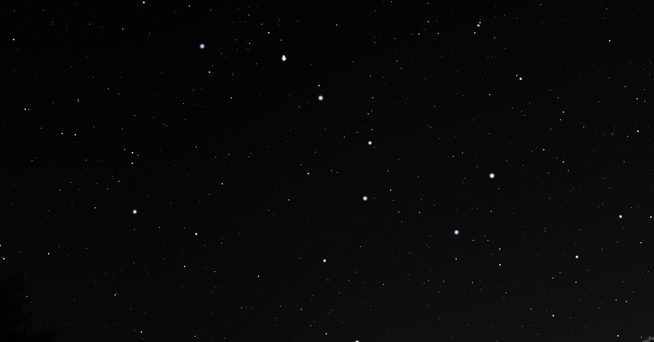
#> input picture stellarium/image2.png, 654 x 342 px, shrunk from 1863 x 974 before the run, found by its file name
$ python Detection.py
#> lines starting #> are read from the running program, lines starting #| are printed output that depends on the picture; after the words box and inside, x2 and y2 are one past the last pixel; in counts of white or black regions, pixels touching at a corner belong together; long printed decimals are rounded
#Detection of stars from the stellarium images

import numpy as np
from scipy.ndimage import gaussian_filter, label, center_of_mass
from PIL import Image
import matplotlib.pyplot as plt

#Image loading
def load_image(image_path):
#> called with image_path = './stellarium/image2.png'
    img = np.array(Image.open(image_path).convert('L'))  # Convert to grayscale
    return img.astype(np.float32)


#Detect stars
def detect_stars(img, sigma_thresh=3.0, min_size=2, max_stars=20):

#> called with sigma_thresh = 3, min_size = 2, max_stars = 20
    blurred = gaussian_filter(img, sigma=1.0)
    bg = np.median(blurred)
#> bg = 7.42
    thresh = bg + sigma_thresh * np.std(blurred)
#> thresh = 22.43

    #Binary mask and labeling
    binary = blurred > thresh
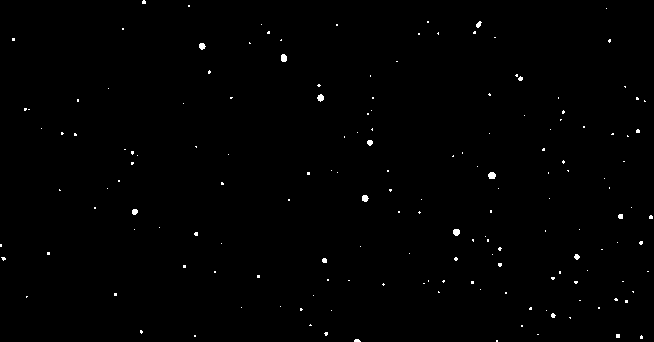
#> binary: shape (342, 654) bool; 0.51% white; 164 white regions (152 under 20 px), largest, box (x1, y1, x2, y2) and area: (488, 172, 496, 179) 46, (281, 54, 287, 62) 42, (453, 229, 460, 236) 41
    labeled, num_labels = label(binary)
#> labeled: shape (342, 654) int32; 165 distinct labels, from 0 to 164
#> num_labels = 164

    #Centroids, sizes, intensities
    coms = center_of_mass(blurred, labels=labeled, index=range(1, num_labels + 1))
#> coms = 164 pairs, first value 1.81 to 340.5, second value 0.348 to 650.5
    sizes = [np.sum(labeled == i) for i in range(1, num_labels + 1)]
#> sizes = 164 values, max 46 at index 73, min 1 at index 2, mean 6.99
    intensities = [np.sum(blurred[labeled == i]) for i in range(1, num_labels + 1)]
#> intensities = 164 values, max 3728.5 at index 18, min 22.45 at index 79, mean 324.2

    # Filter by size
    valid_idx = [i for i in range(num_labels) if sizes[i] >= min_size]
#> valid_idx = 127 values from 0 to 163
    centroids = np.array([coms[i] for i in valid_idx])
#> centroids = 127 pairs, first value 1.81 to 340.5, second value 0.348 to 650.5
    intensities = np.array([intensities[i] for i in valid_idx])
#> intensities = 127 values, max 3728.5 at index 16, min 45.97 at index 121, mean 411.7

    # Sort by intensity descending, take top N
    if len(centroids) > 0:
        sort_idx = np.argsort(-intensities)[:max_stars]
#> sort_idx = 20 values, max 125 at index 12, min 0 at index 16, mean 59.15
        centroids = centroids[sort_idx]
#> centroids = 20 rows, first 8: [57.69, 283.4], [175.2, 491.5], [97.46, 320.2], [231.8, 456], [197.9, 364.6], [45.77, 201.7], [211.3, 134.3], [142.4, 369.5]
        intensities = intensities[sort_idx]
#> intensities = 20 values, max 3728.5 at index 0, min 583.5 at index 19, mean 1684.3
    else:
        centroids = np.empty((0, 2))

    return centroids, intensities


# Step 6: Debug plot
def plot_detections(img, centroids, save_path='detected_stars.png'):
    plt.imshow(img, cmap='gray')
    if len(centroids) > 0:
        plt.scatter(centroids[:, 1], centroids[:, 0], c='red', s=20, label='Detected Stars')  # x, y
    plt.title('Star Detections')
    plt.legend()
    plt.axis('off')
    plt.savefig(save_path)
    plt.close()
    print(f"Plot saved to {save_path}")

# Usage: Replace with your image path
image_path = './stellarium/image2.png'  # Relative path for cross-platform use. Change if your image is elsewhere.
img = load_image(image_path)
centroids, intensities = detect_stars(img)

print(f"Detected {len(centroids)} stars")
#| Detected 20 stars
if len(centroids) > 0:
    print("Centroids (y, x):")
    print(centroids)
#> (printed output is left out)
    print("Intensities:")
    print(intensities)
#| [3728.512   3718.8362  3017.6482  2885.4749  2721.1716  2573.5662
#|  2136.3171  1770.2192  1431.7374  1360.6813  1301.4531  1217.0424
#|  1043.6586   972.9647   695.0373   692.034  627.598  608.8002
#|   599.069    583.5435 ]

# Visualize
plot_detections(img, centroids)
#> in plot_detections, `plt.savefig(save_path)`:
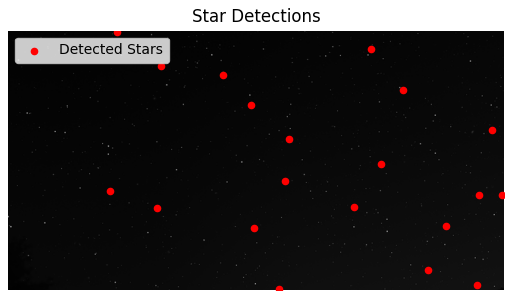
#> figure drawn by matplotlib, 1 panel

$ run again, with stellarium/image3.png copied over stellarium/image2.png
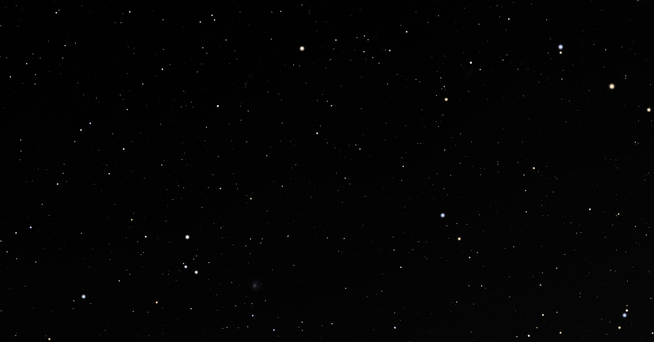
#> input picture stellarium/image3.png, 654 x 342 px, shrunk from 1863 x 974 before the run, found by its file name
#> bg = 2.83
#> thresh = 15.49
#> in detect_stars, `binary = blurred > thresh`:
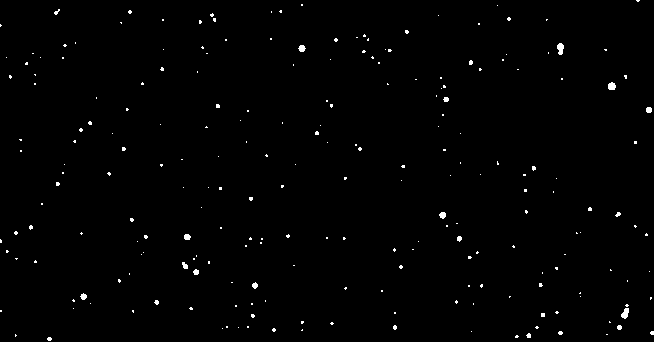
#> binary: shape (342, 654) bool; 0.78% white in thin lines or dots
#> labeled: shape (342, 654) int32; 227 distinct labels, from 0 to 226
#> num_labels = 226
#> coms = 226 pairs, first value 0.256 to 338.6, second value 0.207 to 652
#> sizes = 226 values, max 62 at index 25, min 1 at index 2, mean 7.73
#> in detect_stars, `intensities = [np.sum(blurred[labeled == i]) for i in range(1, num_lab..`: intensities = 226 values, max 3952.2 at index 59, min 15.57 at index 100, mean 284.2
#> valid_idx = 188 values from 0 to 225
#> in detect_stars, `centroids = np.array([coms[i] for i in valid_idx])`: centroids = 188 pairs, first value 0.256 to 338.6, second value 0.207 to 652
#> in detect_stars, `intensities = np.array([intensities[i] for i in valid_idx])`: intensities = 188 values, max 3952.2 at index 51, min 31.76 at index 56, mean 338.3
#> sort_idx = 20 values, max 187 at index 19, min 23 at index 1, mean 107.8
#> in detect_stars, `centroids = centroids[sort_idx]`: centroids = 20 rows, first 8: [85.9, 611.4], [47.8, 560.1], [313.2, 624.8], [48.01, 301.5], [236.6, 186.8], [214.8, 442.2], [109.4, 648.4], [296.1, 83.14]
#> in detect_stars, `intensities = intensities[sort_idx]`: intensities = 20 values, max 3952.2 at index 0, min 638 at index 19, mean 1709.5
#| Detected 20 stars
#> (printed output is left out)
#| [3952.2158  3784.1177  3290.9648  2903.2205  2368.8064  2312.1
#|  2047.0834  1988.0983  1574.4811  1419.359   1363.626   1231.605
#|   993.919  799.555  786.205  720.6956   689.7162   676.1311
#|   649.4426   638.039]
#> in plot_detections, `plt.savefig(save_path)`:
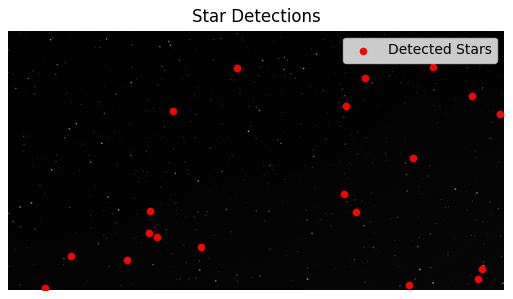
#> figure drawn by matplotlib, 1 panel

$ run again, with stellarium/image4.png copied over stellarium/image2.png
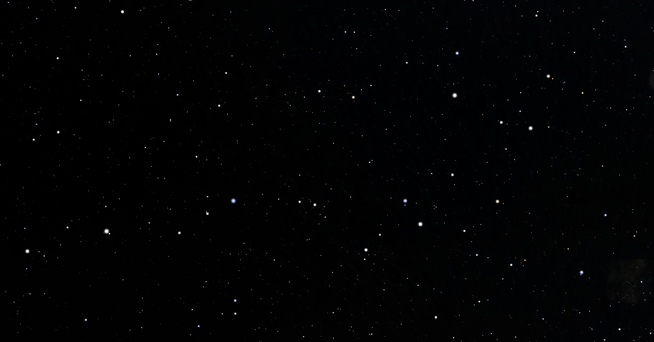
#> input picture stellarium/image4.png, 654 x 342 px, shrunk from 1863 x 974 before the run, found by its file name
#> bg = 1.64
#> thresh = 15.78
#> in detect_stars, `binary = blurred > thresh`:
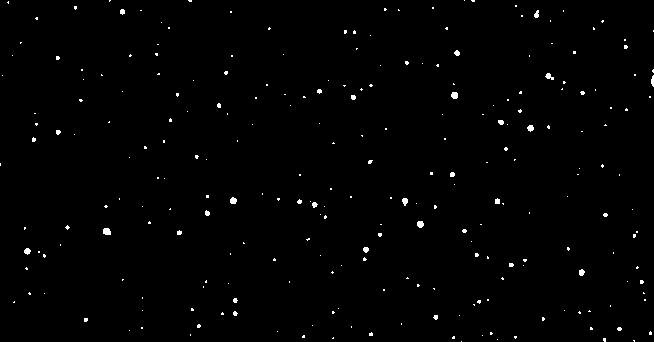
#> binary: shape (342, 654) bool; 0.84% white; 251 white regions (229 under 20 px), largest, box (x1, y1, x2, y2) and area: (103, 228, 111, 235) 49, (451, 92, 458, 99) 42, (417, 221, 424, 228) 40
#> labeled: shape (342, 654) int32; 252 distinct labels, from 0 to 251
#> num_labels = 251
#> coms = 251 pairs, first value 0 to 341, second value 0 to 653
#> sizes = 251 values, max 49 at index 163, min 1 at index 2, mean 7.52
#> in detect_stars, `intensities = [np.sum(blurred[labeled == i]) for i in range(1, num_lab..`: intensities = 251 values, max 3798.6 at index 163, min 15.85 at index 236, mean 293.8
#> valid_idx = 202 values from 0 to 249
#> in detect_stars, `centroids = np.array([coms[i] for i in valid_idx])`: centroids = 202 pairs, first value 0.3 to 340.3, second value 0 to 653
#> in detect_stars, `intensities = np.array([intensities[i] for i in valid_idx])`: intensities = 202 values, max 3798.6 at index 131, min 32.64 at index 102, mean 360.8
#> sort_idx = 20 values, max 155 at index 7, min 8 at index 11, mean 97.15
#> in detect_stars, `centroids = centroids[sort_idx]`: centroids = 20 rows, first 8: [231, 106.3], [94.88, 454.2], [223.7, 419.9], [200.3, 232.9], [127.7, 530.1], [250.8, 26.9], [200.6, 404.7], [272, 581.1]
#> in detect_stars, `intensities = intensities[sort_idx]`: intensities = 20 values, max 3798.6 at index 0, min 1018.8 at index 19, mean 1840.7
#| Detected 20 stars
#> (printed output is left out)
#| [3798.5542 3217.9856 2826.5095 2470.625  2405.4216 2343.318  1933.0378
#|  1800.5164 1784.9247 1697.9166 1602.9999 1538.1287 1358.9701 1341.9352
#|  1259.2311 1175.4065 1108.6382 1079.4825 1051.6154 1018.7741]
#> in plot_detections, `plt.savefig(save_path)`:
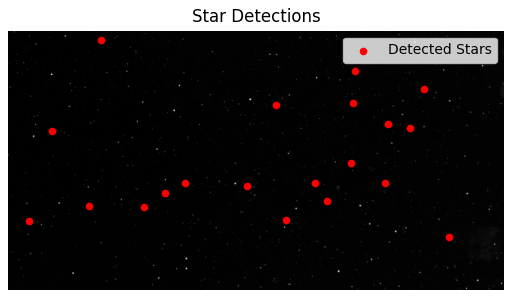
#> figure drawn by matplotlib, 1 panel

$ run again, with stellarium/30fov.png copied over stellarium/image2.png
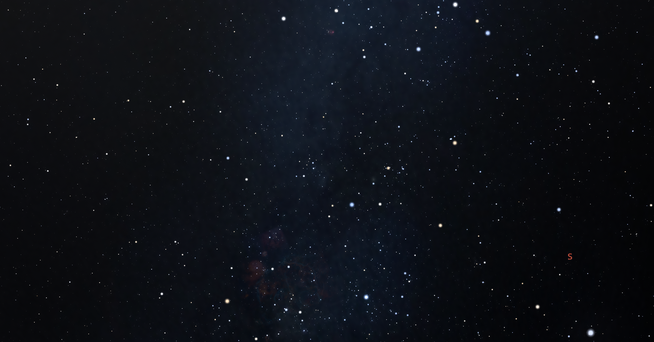
#> input picture stellarium/30fov.png, 654 x 342 px, shrunk from 1863 x 974 before the run, found by its file name
#> bg = 15.08
#> thresh = 39.77
#> in detect_stars, `binary = blurred > thresh`:
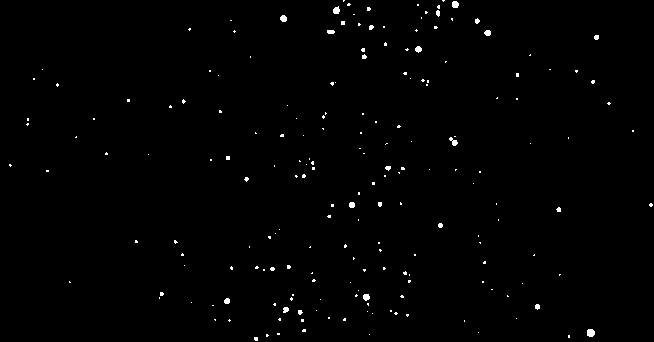
#> binary: shape (342, 654) bool; 0.72% white; 195 white regions (176 under 20 px), largest, box (x1, y1, x2, y2) and area: (587, 329, 595, 337) 55, (452, 1, 459, 8) 42, (333, 6, 340, 14) 42
#> labeled: shape (342, 654) int32; 198 distinct labels, from 0 to 197
#> num_labels = 197
#> coms = 197 pairs, first value 0.227 to 338.4, second value 9.84 to 650.5
#> sizes = 197 values, max 55 at index 190, min 1 at index 35, mean 8.2
#> in detect_stars, `intensities = [np.sum(blurred[labeled == i]) for i in range(1, num_lab..`: intensities = 197 values, max 6278.5 at index 190, min 39.78 at index 81, mean 552.4
#> valid_idx = 169 values from 0 to 196
#> in detect_stars, `centroids = np.array([coms[i] for i in valid_idx])`: centroids = 169 pairs, first value 0.227 to 338.4, second value 9.84 to 650.5
#> in detect_stars, `intensities = np.array([intensities[i] for i in valid_idx])`: intensities = 169 values, max 6278.5 at index 164, min 80.57 at index 10, mean 636.9
#> sort_idx = 20 values, max 164 at index 0, min 2 at index 1, mean 78.9
#> in detect_stars, `centroids = centroids[sort_idx]`: centroids = 20 rows, first 8: [332.4, 590.3], [4.08, 454.8], [296.7, 365.8], [18.13, 283.1], [10.11, 335.9], [32.52, 487.3], [48.76, 418], [300.6, 226.7]
#> in detect_stars, `intensities = intensities[sort_idx]`: intensities = 20 values, max 6278.5 at index 0, min 1433.5 at index 19, mean 2644.2
#| Detected 20 stars
#> (printed output is left out)
#| [6278.4775 4207.801  3687.8948 3508.9275 3275.4182 3182.8271 3085.6682
#|  2895.2307 2817.2969 2587.6196 2197.2456 1980.2651 1884.3455 1876.4829
#|  1731.6302 1723.5669 1614.2201 1460.8313 1455.6279 1433.54  ]
#> in plot_detections, `plt.savefig(save_path)`:
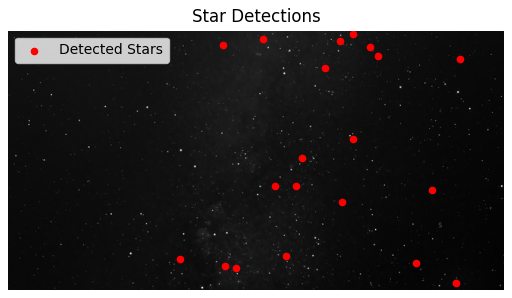
#> figure drawn by matplotlib, 1 panel
